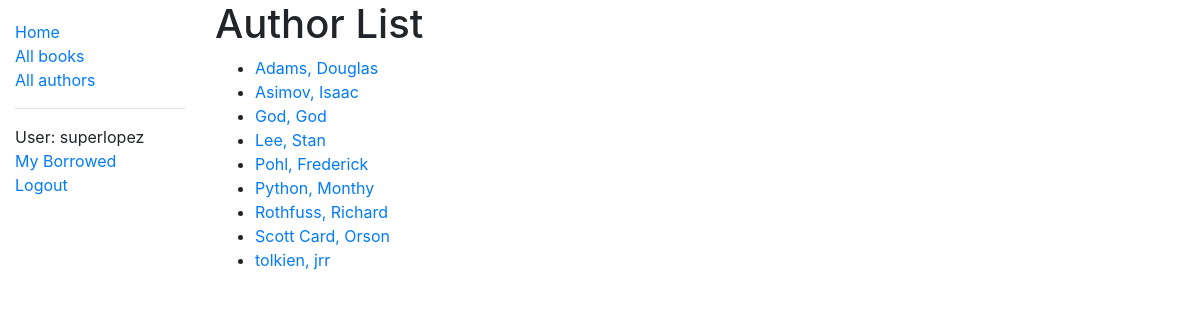
The app's page /catalog/authors/ (signed in), older data.
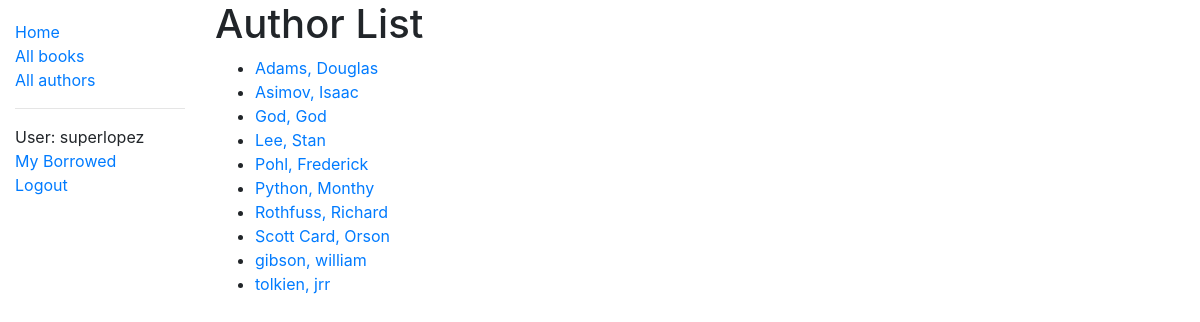
The same page, newer data.
### catalog/models.py (models this page shows)
class Author(models.Model):
    first_name = models.CharField(max_length=100)
    last_name = models.CharField(max_length=100)
    date_of_birth = models.DateField(null=True, blank=True)
    date_of_death = models.DateField("Died", null=True, blank=True)
    class Meta:
        ordering = ["last_name", "first_name"]
    def get_absolute_url(self):
        return reverse("author-detail", args=[str(self.id)])
    def __str__(self):
        return f"{self.last_name}, {self.first_name}"

### catalog/views.py (the view)
# urls.py: path("authors/", views.AuthorListView.as_view(), name="authors"),
class AuthorListView(LoginRequiredMixin, generic.ListView):
    model = Author
    paginate_by = 10

### catalog/templates/catalog/author_list.html (shortened to what this page needs)
{% extends "base_generic.html" %}
{% block content %}
  <h1>Author List</h1>
  {% if author_list %}
  <ul>
    {% for author in author_list %}
      <li>
        <a href="{{ author.get_absolute_url }}">{{ author }}</a>
      </li>
    {% endfor %}
  </ul>
  {% else %}
    <p>There are no authors in the library.</p>
  {% endif %}
{% endblock %}

Row changes from the older to the newer data that the page shows:
added Author: last_name+first_name "gibson, william"
